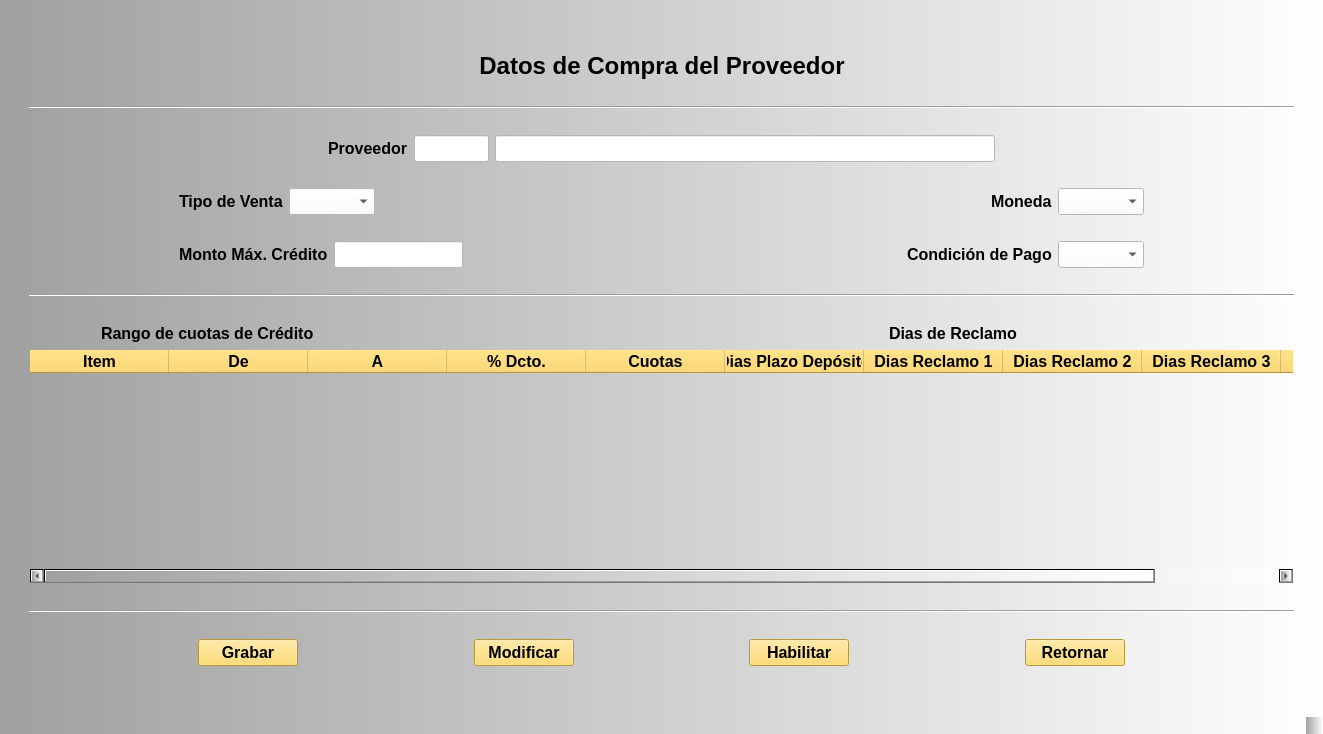
<?xml version="1.0" encoding="UTF-8"?>
<ui version="4.0">
 <class>MainWindow</class>
 <widget class="QMainWindow" name="MainWindow">
  <property name="geometry">
   <rect>
    <x>0</x>
    <y>0</y>
    <width>1323</width>
    <height>734</height>
   </rect>
  </property>
  <property name="windowTitle">
   <string>Datos de Compra</string>
  </property>
  <property name="styleSheet">
   <string notr="true">background-color: qlineargradient(spread:pad, x1:0, y1:0, x2:1, y2:0, stop:0 rgba(160, 160, 160, 255), stop:1 rgba(255, 255, 255, 255));</string>
  </property>
  <widget class="QWidget" name="centralwidget">
   <property name="styleSheet">
    <string notr="true"/>
   </property>
   <layout class="QGridLayout" name="gridLayout">
    <item row="0" column="1">
     <spacer name="horizontalSpacer_8">
      <property name="orientation">
       <enum>Qt::Horizontal</enum>
      </property>
      <property name="sizeHint" stdset="0">
       <size>
        <width>1176</width>
        <height>17</height>
       </size>
      </property>
     </spacer>
    </item>
    <item row="1" column="0">
     <spacer name="verticalSpacer_5">
      <property name="orientation">
       <enum>Qt::Vertical</enum>
      </property>
      <property name="sizeHint" stdset="0">
       <size>
        <width>20</width>
        <height>538</height>
       </size>
      </property>
     </spacer>
    </item>
    <item row="1" column="1">
     <layout class="QVBoxLayout" name="verticalLayout_2">
      <item>
       <layout class="QHBoxLayout" name="horizontalLayout_6">
        <item>
         <widget class="QLabel" name="lbLogo_Mp">
          <property name="styleSheet">
           <string notr="true">background-color: rgba(255, 255, 255, 0);</string>
          </property>
         </widget>
        </item>
        <item>
         <spacer name="horizontalSpacer_11">
          <property name="orientation">
           <enum>Qt::Horizontal</enum>
          </property>
          <property name="sizeHint" stdset="0">
           <size>
            <width>40</width>
            <height>20</height>
           </size>
          </property>
         </spacer>
        </item>
        <item>
         <widget class="QLabel" name="lbLogo_Soc">
          <property name="styleSheet">
           <string notr="true">background-color: rgba(255, 255, 255, 0);</string>
          </property>
         </widget>
        </item>
       </layout>
      </item>
      <item>
       <layout class="QHBoxLayout" name="horizontalLayout_5">
        <item>
         <spacer name="horizontalSpacer_9">
          <property name="orientation">
           <enum>Qt::Horizontal</enum>
          </property>
          <property name="sizeHint" stdset="0">
           <size>
            <width>40</width>
            <height>20</height>
           </size>
          </property>
         </spacer>
        </item>
        <item>
         <widget class="QLabel" name="lbTitulo">
          <property name="font">
           <font>
            <pointsize>18</pointsize>
            <weight>75</weight>
            <bold>true</bold>
           </font>
          </property>
          <property name="styleSheet">
           <string notr="true">background-color: rgba(255, 255, 255, 0);</string>
          </property>
          <property name="text">
           <string>Datos de Compra del Proveedor</string>
          </property>
          <property name="alignment">
           <set>Qt::AlignCenter</set>
          </property>
         </widget>
        </item>
        <item>
         <spacer name="horizontalSpacer_10">
          <property name="orientation">
           <enum>Qt::Horizontal</enum>
          </property>
          <property name="sizeHint" stdset="0">
           <size>
            <width>40</width>
            <height>20</height>
           </size>
          </property>
         </spacer>
        </item>
       </layout>
      </item>
      <item>
       <spacer name="horizontalSpacer_13">
        <property name="orientation">
         <enum>Qt::Horizontal</enum>
        </property>
        <property name="sizeHint" stdset="0">
         <size>
          <width>40</width>
          <height>20</height>
         </size>
        </property>
       </spacer>
      </item>
      <item>
       <widget class="Line" name="line_2">
        <property name="orientation">
         <enum>Qt::Horizontal</enum>
        </property>
       </widget>
      </item>
      <item>
       <spacer name="horizontalSpacer_14">
        <property name="orientation">
         <enum>Qt::Horizontal</enum>
        </property>
        <property name="sizeHint" stdset="0">
         <size>
          <width>40</width>
          <height>20</height>
         </size>
        </property>
       </spacer>
      </item>
      <item>
       <layout class="QHBoxLayout" name="horizontalLayout_8">
        <item>
         <spacer name="horizontalSpacer_26">
          <property name="orientation">
           <enum>Qt::Horizontal</enum>
          </property>
          <property name="sizeHint" stdset="0">
           <size>
            <width>40</width>
            <height>20</height>
           </size>
          </property>
         </spacer>
        </item>
        <item>
         <widget class="QLabel" name="label_4">
          <property name="font">
           <font>
            <pointsize>12</pointsize>
            <weight>75</weight>
            <bold>true</bold>
           </font>
          </property>
          <property name="styleSheet">
           <string notr="true">background-color: rgba(255, 255, 255, 0);</string>
          </property>
          <property name="text">
           <string>Proveedor</string>
          </property>
         </widget>
        </item>
        <item>
         <widget class="QLineEdit" name="leCod_Prov">
          <property name="enabled">
           <bool>true</bool>
          </property>
          <property name="maximumSize">
           <size>
            <width>75</width>
            <height>16777215</height>
           </size>
          </property>
          <property name="font">
           <font>
            <pointsize>12</pointsize>
            <weight>50</weight>
            <bold>false</bold>
           </font>
          </property>
          <property name="styleSheet">
           <string notr="true">background-color: rgb(255, 255, 255);

</string>
          </property>
          <property name="maxLength">
           <number>4</number>
          </property>
         </widget>
        </item>
        <item>
         <widget class="QLineEdit" name="leRazon_Social">
          <property name="enabled">
           <bool>true</bool>
          </property>
          <property name="minimumSize">
           <size>
            <width>500</width>
            <height>0</height>
           </size>
          </property>
          <property name="font">
           <font>
            <pointsize>12</pointsize>
            <weight>50</weight>
            <bold>false</bold>
           </font>
          </property>
          <property name="styleSheet">
           <string notr="true">background-color: rgb(255, 255, 255);</string>
          </property>
         </widget>
        </item>
        <item>
         <spacer name="horizontalSpacer_22">
          <property name="orientation">
           <enum>Qt::Horizontal</enum>
          </property>
          <property name="sizeHint" stdset="0">
           <size>
            <width>40</width>
            <height>20</height>
           </size>
          </property>
         </spacer>
        </item>
       </layout>
      </item>
      <item>
       <spacer name="horizontalSpacer_18">
        <property name="orientation">
         <enum>Qt::Horizontal</enum>
        </property>
        <property name="sizeHint" stdset="0">
         <size>
          <width>40</width>
          <height>20</height>
         </size>
        </property>
       </spacer>
      </item>
      <item>
       <layout class="QHBoxLayout" name="horizontalLayout_2">
        <item>
         <spacer name="horizontalSpacer_27">
          <property name="orientation">
           <enum>Qt::Horizontal</enum>
          </property>
          <property name="sizeType">
           <enum>QSizePolicy::Fixed</enum>
          </property>
          <property name="sizeHint" stdset="0">
           <size>
            <width>150</width>
            <height>20</height>
           </size>
          </property>
         </spacer>
        </item>
        <item>
         <widget class="QLabel" name="lbTipo_Venta">
          <property name="font">
           <font>
            <pointsize>12</pointsize>
            <weight>75</weight>
            <bold>true</bold>
           </font>
          </property>
          <property name="styleSheet">
           <string notr="true">background-color: rgba(255, 255, 255, 0);</string>
          </property>
          <property name="text">
           <string>Tipo de Venta</string>
          </property>
         </widget>
        </item>
        <item>
         <widget class="QComboBox" name="cbTipo_Venta">
          <property name="minimumSize">
           <size>
            <width>0</width>
            <height>25</height>
           </size>
          </property>
          <property name="font">
           <font>
            <pointsize>12</pointsize>
           </font>
          </property>
          <property name="styleSheet">
           <string notr="true">background-color: rgb(255, 255, 255);</string>
          </property>
         </widget>
        </item>
        <item>
         <spacer name="horizontalSpacer_7">
          <property name="orientation">
           <enum>Qt::Horizontal</enum>
          </property>
          <property name="sizeHint" stdset="0">
           <size>
            <width>13</width>
            <height>20</height>
           </size>
          </property>
         </spacer>
        </item>
        <item>
         <widget class="QLabel" name="lbMoneda">
          <property name="font">
           <font>
            <pointsize>12</pointsize>
            <weight>75</weight>
            <bold>true</bold>
           </font>
          </property>
          <property name="styleSheet">
           <string notr="true">background-color: rgba(255, 255, 255, 0);</string>
          </property>
          <property name="text">
           <string>Moneda</string>
          </property>
         </widget>
        </item>
        <item>
         <widget class="QComboBox" name="cbMoneda">
          <property name="minimumSize">
           <size>
            <width>0</width>
            <height>25</height>
           </size>
          </property>
          <property name="font">
           <font>
            <pointsize>12</pointsize>
           </font>
          </property>
          <property name="styleSheet">
           <string notr="true">background-color: rgb(255, 255, 255);</string>
          </property>
         </widget>
        </item>
        <item>
         <spacer name="horizontalSpacer_24">
          <property name="orientation">
           <enum>Qt::Horizontal</enum>
          </property>
          <property name="sizeType">
           <enum>QSizePolicy::Fixed</enum>
          </property>
          <property name="sizeHint" stdset="0">
           <size>
            <width>150</width>
            <height>20</height>
           </size>
          </property>
         </spacer>
        </item>
       </layout>
      </item>
      <item>
       <spacer name="horizontalSpacer_21">
        <property name="orientation">
         <enum>Qt::Horizontal</enum>
        </property>
        <property name="sizeHint" stdset="0">
         <size>
          <width>40</width>
          <height>20</height>
         </size>
        </property>
       </spacer>
      </item>
      <item>
       <layout class="QHBoxLayout" name="horizontalLayout_3">
        <item>
         <spacer name="horizontalSpacer_28">
          <property name="orientation">
           <enum>Qt::Horizontal</enum>
          </property>
          <property name="sizeType">
           <enum>QSizePolicy::Fixed</enum>
          </property>
          <property name="sizeHint" stdset="0">
           <size>
            <width>150</width>
            <height>20</height>
           </size>
          </property>
         </spacer>
        </item>
        <item>
         <widget class="QLabel" name="lbMonto_Max_Cred">
          <property name="font">
           <font>
            <pointsize>12</pointsize>
            <weight>75</weight>
            <bold>true</bold>
           </font>
          </property>
          <property name="styleSheet">
           <string notr="true">background-color: rgba(255, 255, 255, 0);</string>
          </property>
          <property name="text">
           <string>Monto Máx. Crédito</string>
          </property>
         </widget>
        </item>
        <item>
         <widget class="QLineEdit" name="leMonto_Max_Cred">
          <property name="font">
           <font>
            <pointsize>12</pointsize>
           </font>
          </property>
          <property name="styleSheet">
           <string notr="true">background-color: rgb(255, 255, 255);</string>
          </property>
          <property name="text">
           <string/>
          </property>
         </widget>
        </item>
        <item>
         <spacer name="horizontalSpacer_4">
          <property name="orientation">
           <enum>Qt::Horizontal</enum>
          </property>
          <property name="sizeHint" stdset="0">
           <size>
            <width>450</width>
            <height>20</height>
           </size>
          </property>
         </spacer>
        </item>
        <item>
         <widget class="QLabel" name="lbCondicion_Pago">
          <property name="font">
           <font>
            <pointsize>12</pointsize>
            <weight>75</weight>
            <bold>true</bold>
           </font>
          </property>
          <property name="styleSheet">
           <string notr="true">background-color: rgba(255, 255, 255, 0);</string>
          </property>
          <property name="text">
           <string>Condición de Pago</string>
          </property>
         </widget>
        </item>
        <item>
         <widget class="QComboBox" name="cbCondicion_Pago">
          <property name="minimumSize">
           <size>
            <width>0</width>
            <height>25</height>
           </size>
          </property>
          <property name="font">
           <font>
            <pointsize>12</pointsize>
           </font>
          </property>
          <property name="styleSheet">
           <string notr="true">background-color: rgb(255, 255, 255);</string>
          </property>
         </widget>
        </item>
        <item>
         <spacer name="horizontalSpacer_25">
          <property name="orientation">
           <enum>Qt::Horizontal</enum>
          </property>
          <property name="sizeType">
           <enum>QSizePolicy::Fixed</enum>
          </property>
          <property name="sizeHint" stdset="0">
           <size>
            <width>150</width>
            <height>20</height>
           </size>
          </property>
         </spacer>
        </item>
       </layout>
      </item>
      <item>
       <spacer name="horizontalSpacer_23">
        <property name="orientation">
         <enum>Qt::Horizontal</enum>
        </property>
        <property name="sizeHint" stdset="0">
         <size>
          <width>40</width>
          <height>20</height>
         </size>
        </property>
       </spacer>
      </item>
      <item>
       <widget class="Line" name="line_3">
        <property name="orientation">
         <enum>Qt::Horizontal</enum>
        </property>
       </widget>
      </item>
      <item>
       <spacer name="horizontalSpacer_16">
        <property name="orientation">
         <enum>Qt::Horizontal</enum>
        </property>
        <property name="sizeHint" stdset="0">
         <size>
          <width>40</width>
          <height>20</height>
         </size>
        </property>
       </spacer>
      </item>
      <item>
       <layout class="QVBoxLayout" name="verticalLayout">
        <item>
         <layout class="QHBoxLayout" name="horizontalLayout_7">
          <item>
           <spacer name="horizontalSpacer_6">
            <property name="orientation">
             <enum>Qt::Horizontal</enum>
            </property>
            <property name="sizeType">
             <enum>QSizePolicy::Fixed</enum>
            </property>
            <property name="sizeHint" stdset="0">
             <size>
              <width>72</width>
              <height>20</height>
             </size>
            </property>
           </spacer>
          </item>
          <item>
           <widget class="QLabel" name="label">
            <property name="font">
             <font>
              <pointsize>12</pointsize>
              <weight>75</weight>
              <bold>true</bold>
             </font>
            </property>
            <property name="styleSheet">
             <string notr="true">background-color: rgba(255, 255, 255, 0);</string>
            </property>
            <property name="text">
             <string>Rango de cuotas de Crédito</string>
            </property>
           </widget>
          </item>
          <item>
           <spacer name="horizontalSpacer_12">
            <property name="orientation">
             <enum>Qt::Horizontal</enum>
            </property>
            <property name="sizeHint" stdset="0">
             <size>
              <width>40</width>
              <height>20</height>
             </size>
            </property>
           </spacer>
          </item>
          <item>
           <widget class="QLabel" name="label_3">
            <property name="font">
             <font>
              <pointsize>12</pointsize>
              <weight>75</weight>
              <bold>true</bold>
             </font>
            </property>
            <property name="styleSheet">
             <string notr="true">background-color: rgba(255, 255, 255, 0);</string>
            </property>
            <property name="text">
             <string>Dias de Reclamo </string>
            </property>
           </widget>
          </item>
          <item>
           <spacer name="horizontalSpacer_20">
            <property name="orientation">
             <enum>Qt::Horizontal</enum>
            </property>
            <property name="sizeType">
             <enum>QSizePolicy::Fixed</enum>
            </property>
            <property name="sizeHint" stdset="0">
             <size>
              <width>272</width>
              <height>20</height>
             </size>
            </property>
           </spacer>
          </item>
         </layout>
        </item>
        <item>
         <widget class="QTableWidget" name="tbwDatos_Compra_Prov">
          <property name="font">
           <font>
            <pointsize>12</pointsize>
           </font>
          </property>
          <property name="styleSheet">
           <string notr="true">QHeaderView::section
{
background-color: rgb(255, 213, 79);
}

QTableWidget

{background-color: rgba(255, 255, 255, 0);}</string>
          </property>
          <property name="selectionBehavior">
           <enum>QAbstractItemView::SelectRows</enum>
          </property>
          <attribute name="horizontalHeaderDefaultSectionSize">
           <number>139</number>
          </attribute>
          <attribute name="verticalHeaderVisible">
           <bool>false</bool>
          </attribute>
          <row>
           <property name="text">
            <string>New Row</string>
           </property>
          </row>
          <column>
           <property name="text">
            <string>Item</string>
           </property>
           <property name="font">
            <font>
             <pointsize>12</pointsize>
             <weight>75</weight>
             <bold>true</bold>
            </font>
           </property>
          </column>
          <column>
           <property name="text">
            <string>De</string>
           </property>
           <property name="font">
            <font>
             <pointsize>12</pointsize>
             <weight>75</weight>
             <bold>true</bold>
            </font>
           </property>
          </column>
          <column>
           <property name="text">
            <string>A</string>
           </property>
           <property name="font">
            <font>
             <pointsize>12</pointsize>
             <weight>75</weight>
             <bold>true</bold>
            </font>
           </property>
          </column>
          <column>
           <property name="text">
            <string>% Dcto.</string>
           </property>
           <property name="font">
            <font>
             <pointsize>12</pointsize>
             <weight>75</weight>
             <bold>true</bold>
            </font>
           </property>
          </column>
          <column>
           <property name="text">
            <string>Cuotas</string>
           </property>
           <property name="font">
            <font>
             <pointsize>12</pointsize>
             <weight>75</weight>
             <bold>true</bold>
            </font>
           </property>
          </column>
          <column>
           <property name="text">
            <string>Dias Plazo Depósito</string>
           </property>
           <property name="font">
            <font>
             <pointsize>12</pointsize>
             <weight>75</weight>
             <bold>true</bold>
            </font>
           </property>
          </column>
          <column>
           <property name="text">
            <string>Dias Reclamo 1</string>
           </property>
           <property name="font">
            <font>
             <pointsize>12</pointsize>
             <weight>75</weight>
             <bold>true</bold>
            </font>
           </property>
          </column>
          <column>
           <property name="text">
            <string>Dias Reclamo 2</string>
           </property>
           <property name="font">
            <font>
             <pointsize>12</pointsize>
             <weight>75</weight>
             <bold>true</bold>
            </font>
           </property>
          </column>
          <column>
           <property name="text">
            <string>Dias Reclamo 3</string>
           </property>
           <property name="font">
            <font>
             <pointsize>12</pointsize>
             <weight>75</weight>
             <bold>true</bold>
            </font>
           </property>
          </column>
          <column>
           <property name="text">
            <string>% Interés</string>
           </property>
           <property name="font">
            <font>
             <pointsize>12</pointsize>
             <weight>75</weight>
             <bold>true</bold>
            </font>
           </property>
          </column>
         </widget>
        </item>
       </layout>
      </item>
      <item>
       <spacer name="horizontalSpacer_17">
        <property name="orientation">
         <enum>Qt::Horizontal</enum>
        </property>
        <property name="sizeHint" stdset="0">
         <size>
          <width>40</width>
          <height>20</height>
         </size>
        </property>
       </spacer>
      </item>
      <item>
       <widget class="Line" name="line">
        <property name="orientation">
         <enum>Qt::Horizontal</enum>
        </property>
       </widget>
      </item>
      <item>
       <spacer name="horizontalSpacer_15">
        <property name="orientation">
         <enum>Qt::Horizontal</enum>
        </property>
        <property name="sizeHint" stdset="0">
         <size>
          <width>40</width>
          <height>20</height>
         </size>
        </property>
       </spacer>
      </item>
      <item>
       <layout class="QHBoxLayout" name="horizontalLayout">
        <item>
         <spacer name="horizontalSpacer_2">
          <property name="orientation">
           <enum>Qt::Horizontal</enum>
          </property>
          <property name="sizeHint" stdset="0">
           <size>
            <width>28</width>
            <height>20</height>
           </size>
          </property>
         </spacer>
        </item>
        <item>
         <widget class="QPushButton" name="pbGrabar">
          <property name="minimumSize">
           <size>
            <width>100</width>
            <height>0</height>
           </size>
          </property>
          <property name="font">
           <font>
            <pointsize>12</pointsize>
            <weight>75</weight>
            <bold>true</bold>
           </font>
          </property>
          <property name="styleSheet">
           <string notr="true">background-color: rgb(255, 213, 79);
</string>
          </property>
          <property name="text">
           <string>Grabar</string>
          </property>
         </widget>
        </item>
        <item>
         <spacer name="horizontalSpacer">
          <property name="orientation">
           <enum>Qt::Horizontal</enum>
          </property>
          <property name="sizeHint" stdset="0">
           <size>
            <width>28</width>
            <height>20</height>
           </size>
          </property>
         </spacer>
        </item>
        <item>
         <widget class="QPushButton" name="pbModificar">
          <property name="minimumSize">
           <size>
            <width>100</width>
            <height>0</height>
           </size>
          </property>
          <property name="font">
           <font>
            <pointsize>12</pointsize>
            <weight>75</weight>
            <bold>true</bold>
           </font>
          </property>
          <property name="styleSheet">
           <string notr="true">background-color: rgb(255, 213, 79);
</string>
          </property>
          <property name="text">
           <string>Modificar</string>
          </property>
         </widget>
        </item>
        <item>
         <spacer name="horizontalSpacer_29">
          <property name="orientation">
           <enum>Qt::Horizontal</enum>
          </property>
          <property name="sizeHint" stdset="0">
           <size>
            <width>40</width>
            <height>20</height>
           </size>
          </property>
         </spacer>
        </item>
        <item>
         <widget class="QPushButton" name="pbHabilitar">
          <property name="minimumSize">
           <size>
            <width>100</width>
            <height>0</height>
           </size>
          </property>
          <property name="font">
           <font>
            <pointsize>12</pointsize>
            <weight>75</weight>
            <bold>true</bold>
           </font>
          </property>
          <property name="styleSheet">
           <string notr="true">background-color: rgb(255, 213, 79);
</string>
          </property>
          <property name="text">
           <string>Habilitar</string>
          </property>
         </widget>
        </item>
        <item>
         <spacer name="horizontalSpacer_3">
          <property name="orientation">
           <enum>Qt::Horizontal</enum>
          </property>
          <property name="sizeHint" stdset="0">
           <size>
            <width>28</width>
            <height>20</height>
           </size>
          </property>
         </spacer>
        </item>
        <item>
         <widget class="QPushButton" name="pbRetornar">
          <property name="minimumSize">
           <size>
            <width>100</width>
            <height>0</height>
           </size>
          </property>
          <property name="font">
           <font>
            <pointsize>12</pointsize>
            <weight>75</weight>
            <bold>true</bold>
           </font>
          </property>
          <property name="styleSheet">
           <string notr="true">background-color: rgb(255, 213, 79);
</string>
          </property>
          <property name="text">
           <string>Retornar</string>
          </property>
         </widget>
        </item>
        <item>
         <spacer name="horizontalSpacer_5">
          <property name="orientation">
           <enum>Qt::Horizontal</enum>
          </property>
          <property name="sizeHint" stdset="0">
           <size>
            <width>28</width>
            <height>20</height>
           </size>
          </property>
         </spacer>
        </item>
       </layout>
      </item>
     </layout>
    </item>
    <item row="1" column="2">
     <spacer name="verticalSpacer_4">
      <property name="orientation">
       <enum>Qt::Vertical</enum>
      </property>
      <property name="sizeHint" stdset="0">
       <size>
        <width>20</width>
        <height>508</height>
       </size>
      </property>
     </spacer>
    </item>
    <item row="2" column="1">
     <widget class="QLabel" name="label_17">
      <property name="styleSheet">
       <string notr="true">background-color: rgba(255, 255, 255, 0);</string>
      </property>
      <property name="text">
       <string/>
      </property>
     </widget>
    </item>
    <item row="3" column="1">
     <spacer name="horizontalSpacer_19">
      <property name="orientation">
       <enum>Qt::Horizontal</enum>
      </property>
      <property name="sizeHint" stdset="0">
       <size>
        <width>1176</width>
        <height>17</height>
       </size>
      </property>
     </spacer>
    </item>
   </layout>
  </widget>
  <widget class="QMenuBar" name="menubar">
   <property name="geometry">
    <rect>
     <x>0</x>
     <y>0</y>
     <width>1323</width>
     <height>21</height>
    </rect>
   </property>
  </widget>
  <widget class="QStatusBar" name="statusbar"/>
 </widget>
 <resources/>
 <connections/>
</ui>
